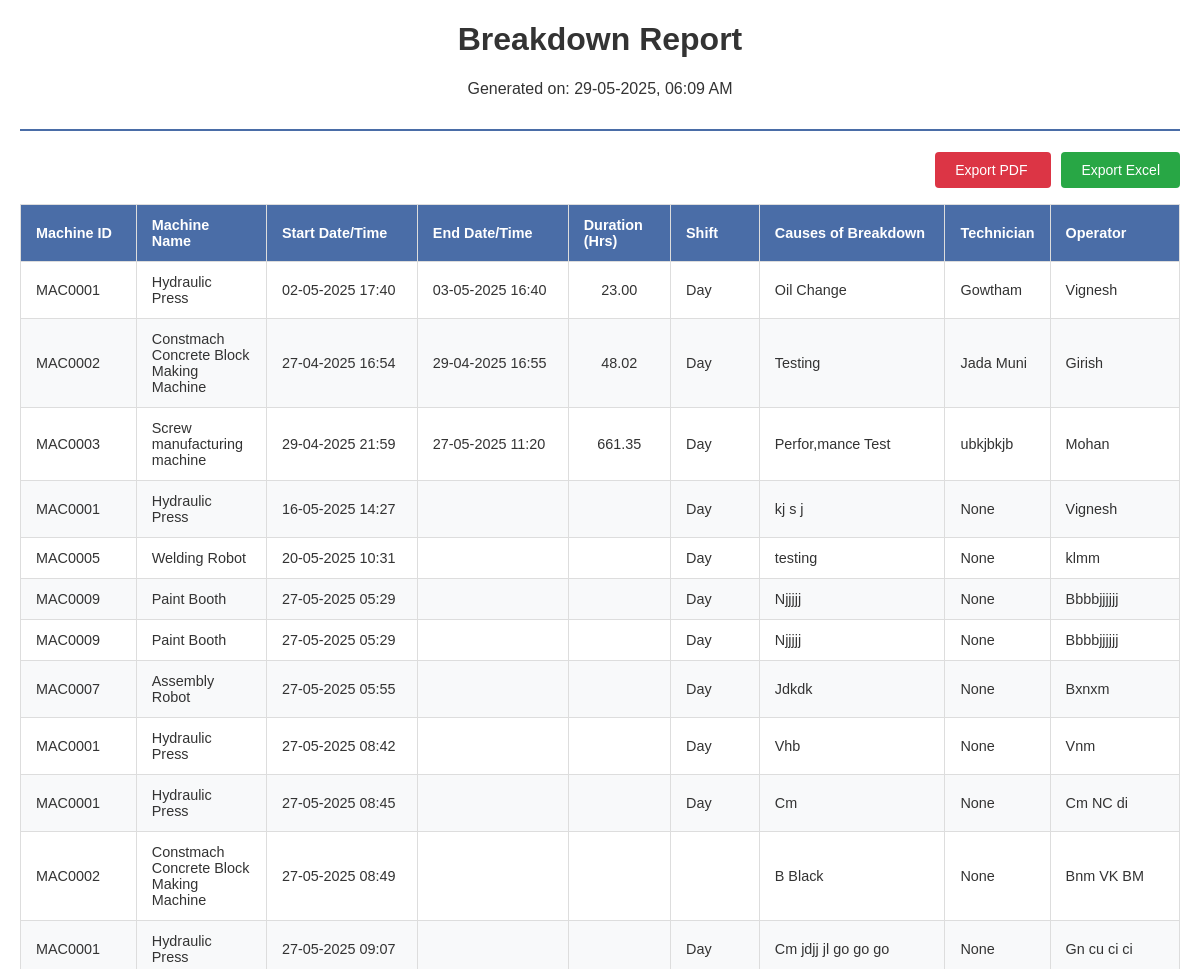
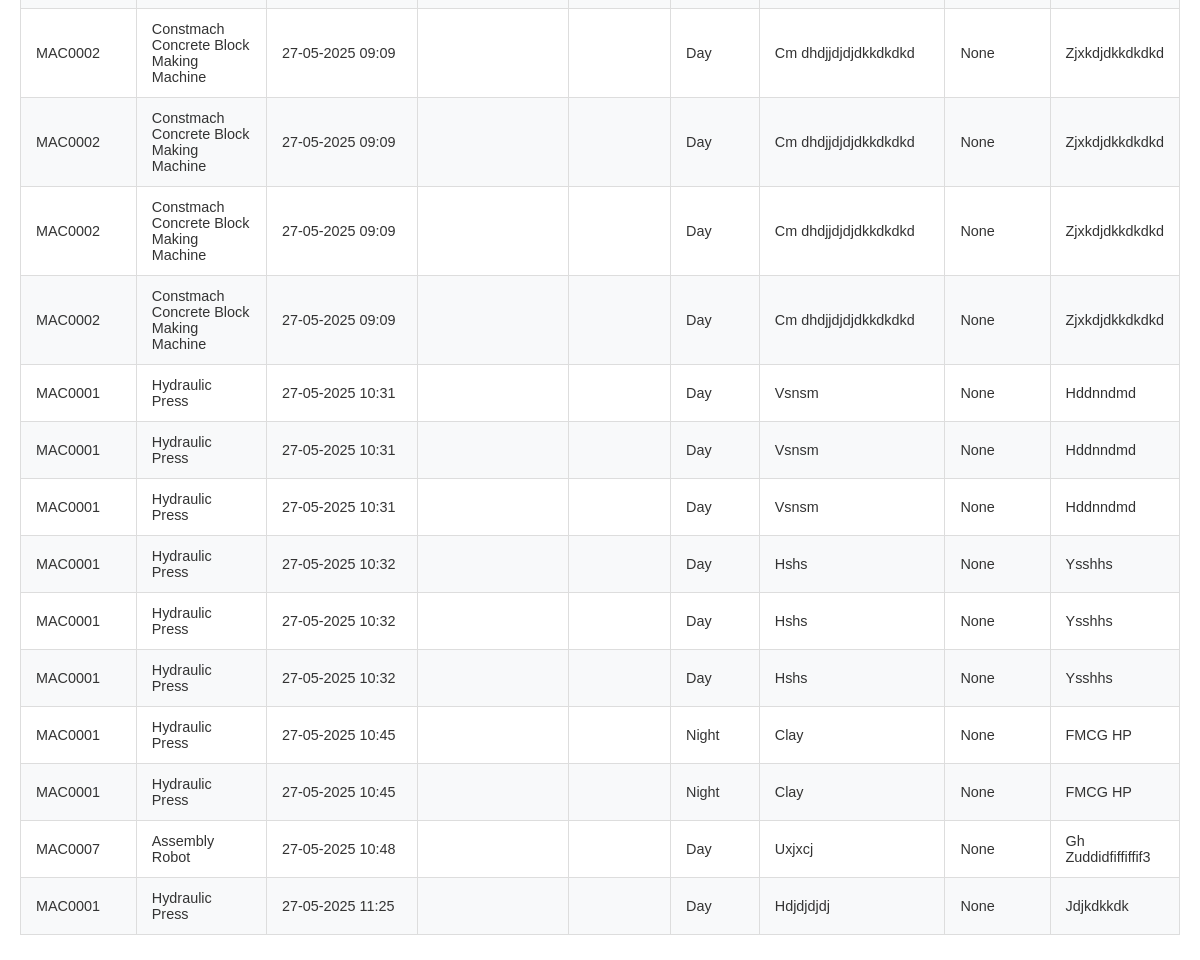
Screenshot of /breakdown_report1/ with the database file from the repository (2 pictures, top to bottom).
### sparesapp/models.py (models this page shows, shortened)
class BreakdownMaster(models.Model):
    breakdown_id=models.CharField(max_length=50,primary_key=True)
    machine_id = models.CharField(max_length=50, null=True)
    machine_name = models.CharField(max_length=100, null=True)
    machine_make = models.CharField(max_length=100, null=True)
    start_date = models.DateTimeField(null=True)
    end_date = models.DateTimeField(null=True)
    hours=models.FloatField(null=True)
    shift = models.CharField(max_length=20, null=True)
    causes_of_breakdown = models.TextField(null=True)
    technician_attend = models.CharField(max_length=100, null=True)
    operator_name = models.CharField(max_length=100, null=True)
    damage_image = models.ImageField(upload_to='uploads/',null=True)
    Breakdown_Status = models.IntegerField(default=1)

### sparesapp/views.py (the view, shortened to what this page needs)
# urls.py: path('breakdown_report1/', views.breakdown_report, name='breakdown_report'),
def breakdown_report(request, machine_id=None):
    breakdowns = BreakdownMaster.objects.all()  # Remove machine_id filter
    download_format = request.GET.get('download')
    dateTime = datetime.now()
    context = {
        'breakdowns': breakdowns,
        'machine_detail': None , # Remove machine-specific data
        'dateTime':dateTime
    }
    return render(request, 'bd_report.html', context)

### templates/bd_report.html (shortened to what this page needs)
<!DOCTYPE html>
<html>
<head>
    {% load static %}
</head>
<body id="content_to_export">
    <div class="content-container" >
        <div class="container-fluid">
            <div class="report-header" >
                <h1>Breakdown Report</h1>
                <p>Generated on: {{dateTime |date:"d-m-Y, h:i A" }}</p>
            </div>
            <div class="export-buttons" id="export_buttons">
                <a  onclick="downloadPDF()" class="btn btn-pdf">
                     Export PDF
                </a>
                <a href="?download=excel" class="btn btn-excel">
                     Export Excel
                </a>
            </div>
            <table class="data-table table-bordered table-striped pdf-friendly-table">
                <thead>
                    <tr>
                        <th style="width: 12%">Machine ID</th>
                        <th style="width: 12%">Machine Name</th>
                        <th style="width: 18%">Start Date/Time</th>
                        <th style="width: 18%">End Date/Time</th>
                        <th style="width: 10%">Duration (Hrs)</th>
                        <th style="width: 10%">Shift</th>
                        <th style="width: 50%">Causes of Breakdown</th>
                        <th style="width: 12%">Technician</th>
                        <th style="width: 12%">Operator</th>
                    </tr>
                </thead>
                <tbody>
                    {% for breakdown in breakdowns %}
                    <tr>
                        <td>{{ breakdown.machine_id }}</td>
                        <td>{{ breakdown.machine_name }}</td>
                        <td>{{ breakdown.start_date|date:"d-m-Y H:i" }}</td>
                        <td>{{ breakdown.end_date|date:"d-m-Y H:i" }}</td>
                        <td style="text-align: center;">{{ breakdown.hours|floatformat:2 }}</td>
                        <td>{{ breakdown.shift }}</td>
                        <td>{{ breakdown.causes_of_breakdown }}</td>
                        <td>{{ breakdown.technician_attend }}</td>
                        <td>{{ breakdown.operator_name }}</td>
                    </tr>
                    {% empty %}
                    <tr>
                        <td colspan="7" class="no-data">No breakdown records found</td>
                    </tr>
                    {% endfor %}
                </tbody>
            </table>
        </div>
    </div>
</body>
</html>

### templates/bd_report.html (style rules this page uses)
body { font-family: 'Helvetica', Arial, sans-serif; margin: 20px; color: #333; }
.report-header { text-align: center; margin-bottom: 30px; border-bottom: 2px solid #4a6da7; padding-bottom: 15px; }
.data-table { width: 100%; border-collapse: collapse; margin: 25px 0; font-size: 0.9em; min-width: 600px; }
.data-table thead tr { background-color: #4a6da7; color: #ffffff; text-align: left; }
.data-table th, .data-table td { padding: 12px 15px; border: 1px solid #ddd; }
.data-table tbody tr { border-bottom: 1px solid #ddd; }
.data-table tbody tr:nth-of-type(even) { background-color: #f8f9fa; }
.export-buttons { margin: 20px 0; text-align: right; }
.btn { padding: 10px 20px; border: none; border-radius: 4px; cursor: pointer; text-decoration: none; font-size: 14px; margin-left: 10px; }
.btn-pdf { background-color: #dc3545; color: white; }
.btn-excel { background-color: #28a745; color: white; }

### rows the page displays
BreakdownMaster: machine_id "MAC0001", machine_name "Hydraulic Press", start_date "02-05-2025 17:40", end_date "03-05-2025 16:40", hours "23.00", shift "Day", causes_of_breakdown "Oil Change", technician_attend "Gowtham", operator_name "Vignesh"
BreakdownMaster: machine_id "MAC0002", machine_name "Constmach Concrete Block Making Machine", start_date "27-04-2025 16:54", end_date "29-04-2025 16:55", hours "48.02", shift "Day", causes_of_breakdown "Testing", technician_attend "Jada Muni", operator_name "Girish"
BreakdownMaster: machine_id "MAC0003", machine_name "Screw manufacturing machine", start_date "29-04-2025 21:59", end_date "27-05-2025 11:20", hours "661.35", shift "Day", causes_of_breakdown "Perfor,mance Test", technician_attend "ubkjbkjb", operator_name "Mohan"
BreakdownMaster: machine_id "MAC0001", machine_name "Hydraulic Press", start_date "16-05-2025 14:27", shift "Day", causes_of_breakdown "kj s j", technician_attend "None", operator_name "Vignesh"
BreakdownMaster: machine_id "MAC0005", machine_name "Welding Robot", start_date "20-05-2025 10:31", shift "Day", causes_of_breakdown "testing", technician_attend "None", operator_name "klmm"
BreakdownMaster: machine_id "MAC0009", machine_name "Paint Booth", start_date "27-05-2025 05:29", shift "Day", causes_of_breakdown "Njjjjj", technician_attend "None", operator_name "Bbbbjjjjjj"
BreakdownMaster: machine_id "MAC0009", machine_name "Paint Booth", start_date "27-05-2025 05:29", shift "Day", causes_of_breakdown "Njjjjj", technician_attend "None", operator_name "Bbbbjjjjjj"
BreakdownMaster: machine_id "MAC0007", machine_name "Assembly Robot", start_date "27-05-2025 05:55", shift "Day", causes_of_breakdown "Jdkdk", technician_attend "None", operator_name "Bxnxm"
BreakdownMaster: machine_id "MAC0001", machine_name "Hydraulic Press", start_date "27-05-2025 08:42", shift "Day", causes_of_breakdown "Vhb", technician_attend "None", operator_name "Vnm"
BreakdownMaster: machine_id "MAC0001", machine_name "Hydraulic Press", start_date "27-05-2025 08:45", shift "Day", causes_of_breakdown "Cm", technician_attend "None", operator_name "Cm NC di"
BreakdownMaster: machine_id "MAC0002", machine_name "Constmach Concrete Block Making Machine", start_date "27-05-2025 08:49", causes_of_breakdown "B Black", technician_attend "None", operator_name "Bnm VK BM"
BreakdownMaster: machine_id "MAC0001", machine_name "Hydraulic Press", start_date "27-05-2025 09:07", shift "Day", causes_of_breakdown "Cm jdjj jl go go go", technician_attend "None", operator_name "Gn cu ci ci"
BreakdownMaster: machine_id "MAC0002", machine_name "Constmach Concrete Block Making Machine", start_date "27-05-2025 09:09", shift "Day", causes_of_breakdown "Cm dhdjjdjdjdkkdkdkd", technician_attend "None", operator_name "Zjxkdjdkkdkdkd"
BreakdownMaster: machine_id "MAC0002", machine_name "Constmach Concrete Block Making Machine", start_date "27-05-2025 09:09", shift "Day", causes_of_breakdown "Cm dhdjjdjdjdkkdkdkd", technician_attend "None", operator_name "Zjxkdjdkkdkdkd"
BreakdownMaster: machine_id "MAC0002", machine_name "Constmach Concrete Block Making Machine", start_date "27-05-2025 09:09", shift "Day", causes_of_breakdown "Cm dhdjjdjdjdkkdkdkd", technician_attend "None", operator_name "Zjxkdjdkkdkdkd"
BreakdownMaster: machine_id "MAC0002", machine_name "Constmach Concrete Block Making Machine", start_date "27-05-2025 09:09", shift "Day", causes_of_breakdown "Cm dhdjjdjdjdkkdkdkd", technician_attend "None", operator_name "Zjxkdjdkkdkdkd"
BreakdownMaster: machine_id "MAC0001", machine_name "Hydraulic Press", start_date "27-05-2025 10:31", shift "Day", causes_of_breakdown "Vsnsm", technician_attend "None", operator_name "Hddnndmd"
BreakdownMaster: machine_id "MAC0001", machine_name "Hydraulic Press", start_date "27-05-2025 10:31", shift "Day", causes_of_breakdown "Vsnsm", technician_attend "None", operator_name "Hddnndmd"
BreakdownMaster: machine_id "MAC0001", machine_name "Hydraulic Press", start_date "27-05-2025 10:31", shift "Day", causes_of_breakdown "Vsnsm", technician_attend "None", operator_name "Hddnndmd"
BreakdownMaster: machine_id "MAC0001", machine_name "Hydraulic Press", start_date "27-05-2025 10:32", shift "Day", causes_of_breakdown "Hshs", technician_attend "None", operator_name "Ysshhs"
BreakdownMaster: machine_id "MAC0001", machine_name "Hydraulic Press", start_date "27-05-2025 10:32", shift "Day", causes_of_breakdown "Hshs", technician_attend "None", operator_name "Ysshhs"
BreakdownMaster: machine_id "MAC0001", machine_name "Hydraulic Press", start_date "27-05-2025 10:32", shift "Day", causes_of_breakdown "Hshs", technician_attend "None", operator_name "Ysshhs"
BreakdownMaster: machine_id "MAC0001", machine_name "Hydraulic Press", start_date "27-05-2025 10:45", shift "Night", causes_of_breakdown "Clay", technician_attend "None", operator_name "FMCG HP"
BreakdownMaster: machine_id "MAC0001", machine_name "Hydraulic Press", start_date "27-05-2025 10:45", shift "Night", causes_of_breakdown "Clay", technician_attend "None", operator_name "FMCG HP"
BreakdownMaster: machine_id "MAC0007", machine_name "Assembly Robot", start_date "27-05-2025 10:48", shift "Day", causes_of_breakdown "Uxjxcj", technician_attend "None", operator_name "Gh Zuddidfiffiffif3"
BreakdownMaster: machine_id "MAC0001", machine_name "Hydraulic Press", start_date "27-05-2025 11:25", shift "Day", causes_of_breakdown "Hdjdjdjdj", technician_attend "None", operator_name "Jdjkdkkdk"
